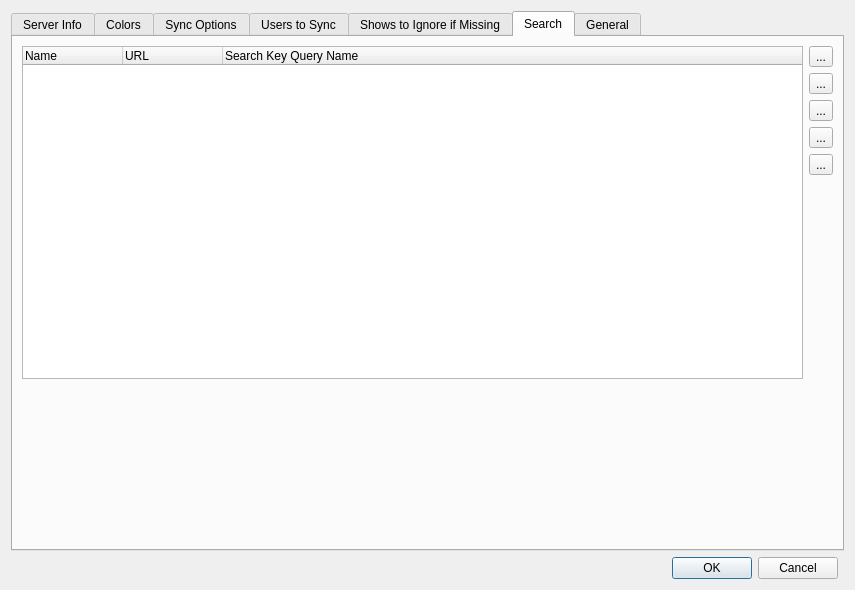
<?xml version="1.0" encoding="UTF-8"?>
<ui version="4.0">
 <class>CSettingsDlg</class>
 <widget class="QDialog" name="CSettingsDlg">
  <property name="geometry">
   <rect>
    <x>0</x>
    <y>0</y>
    <width>855</width>
    <height>590</height>
   </rect>
  </property>
  <property name="windowTitle">
   <string>Settings</string>
  </property>
  <layout class="QGridLayout" name="gridLayout_3">
   <item row="2" column="0" colspan="2">
    <widget class="QTabWidget" name="tabWidget">
     <property name="currentIndex">
      <number>5</number>
     </property>
     <widget class="QWidget" name="serversTab">
      <attribute name="title">
       <string>Server Info</string>
      </attribute>
      <layout class="QGridLayout" name="gridLayout">
       <item row="8" column="1" colspan="2">
        <widget class="QDialogButtonBox" name="serverTestButtonBox">
         <property name="standardButtons">
          <set>QDialogButtonBox::NoButton</set>
         </property>
        </widget>
       </item>
       <item row="5" column="2">
        <spacer name="verticalSpacer_4">
         <property name="orientation">
          <enum>Qt::Vertical</enum>
         </property>
         <property name="sizeHint" stdset="0">
          <size>
           <width>20</width>
           <height>204</height>
          </size>
         </property>
        </spacer>
       </item>
       <item row="7" column="0">
        <spacer name="verticalSpacer">
         <property name="orientation">
          <enum>Qt::Vertical</enum>
         </property>
         <property name="sizeHint" stdset="0">
          <size>
           <width>20</width>
           <height>40</height>
          </size>
         </property>
        </spacer>
       </item>
       <item row="6" column="0" colspan="3">
        <layout class="QHBoxLayout" name="horizontalLayout">
         <item>
          <widget class="QLabel" name="label">
           <property name="text">
            <string>Primary Server:</string>
           </property>
          </widget>
         </item>
         <item>
          <widget class="QComboBox" name="primaryServer">
           <property name="sizePolicy">
            <sizepolicy hsizetype="Preferred" vsizetype="Fixed">
             <horstretch>1</horstretch>
             <verstretch>0</verstretch>
            </sizepolicy>
           </property>
          </widget>
         </item>
        </layout>
       </item>
       <item row="3" column="2">
        <widget class="QToolButton" name="moveServerUp">
         <property name="text">
          <string>...</string>
         </property>
         <property name="icon">
          <iconset resource="EmbySync.qrc">
           <normaloff>:/resources/moveup.png</normaloff>:/resources/moveup.png</iconset>
         </property>
        </widget>
       </item>
       <item row="0" column="2">
        <widget class="QToolButton" name="addServer">
         <property name="text">
          <string>...</string>
         </property>
         <property name="icon">
          <iconset resource="../SABUtils/resources/SABUtils.qrc">
           <normaloff>:/SABUtilsResources/add.png</normaloff>:/SABUtilsResources/add.png</iconset>
         </property>
        </widget>
       </item>
       <item row="1" column="2">
        <widget class="QToolButton" name="delServer">
         <property name="text">
          <string>...</string>
         </property>
         <property name="icon">
          <iconset resource="../SABUtils/resources/SABUtils.qrc">
           <normaloff>:/SABUtilsResources/delete.png</normaloff>:/SABUtilsResources/delete.png</iconset>
         </property>
        </widget>
       </item>
       <item row="4" column="2">
        <widget class="QToolButton" name="moveServerDown">
         <property name="text">
          <string>...</string>
         </property>
         <property name="icon">
          <iconset resource="EmbySync.qrc">
           <normaloff>:/resources/movedown.png</normaloff>:/resources/movedown.png</iconset>
         </property>
        </widget>
       </item>
       <item row="0" column="0" rowspan="6" colspan="2">
        <widget class="QTreeWidget" name="servers">
         <property name="alternatingRowColors">
          <bool>true</bool>
         </property>
         <property name="rootIsDecorated">
          <bool>false</bool>
         </property>
         <property name="expandsOnDoubleClick">
          <bool>false</bool>
         </property>
         <column>
          <property name="text">
           <string>Name</string>
          </property>
         </column>
         <column>
          <property name="text">
           <string>URL</string>
          </property>
         </column>
         <column>
          <property name="text">
           <string>API Key</string>
          </property>
         </column>
        </widget>
       </item>
       <item row="2" column="2">
        <widget class="QToolButton" name="editServer">
         <property name="text">
          <string>...</string>
         </property>
         <property name="icon">
          <iconset resource="../SABUtils/resources/SABUtils.qrc">
           <normaloff>:/SABUtilsResources/edit.png</normaloff>:/SABUtilsResources/edit.png</iconset>
         </property>
        </widget>
       </item>
      </layout>
     </widget>
     <widget class="QWidget" name="colorsTab">
      <attribute name="title">
       <string>Colors</string>
      </attribute>
      <layout class="QFormLayout" name="formLayout">
       <item row="0" column="0">
        <widget class="QLabel" name="mediaSource">
         <property name="text">
          <string>Media has been updated:</string>
         </property>
        </widget>
       </item>
       <item row="0" column="1">
        <widget class="QToolButton" name="mediaSourceColor">
         <property name="text">
          <string>...</string>
         </property>
         <property name="icon">
          <iconset resource="EmbySync.qrc">
           <normaloff>:/resources/colorwheel.png</normaloff>:/resources/colorwheel.png</iconset>
         </property>
        </widget>
       </item>
       <item row="1" column="0">
        <widget class="QLabel" name="mediaDest">
         <property name="text">
          <string>Media will be updated:</string>
         </property>
        </widget>
       </item>
       <item row="1" column="1">
        <widget class="QToolButton" name="mediaDestColor">
         <property name="text">
          <string>...</string>
         </property>
         <property name="icon">
          <iconset resource="EmbySync.qrc">
           <normaloff>:/resources/colorwheel.png</normaloff>:/resources/colorwheel.png</iconset>
         </property>
        </widget>
       </item>
       <item row="2" column="0">
        <widget class="QLabel" name="dataMissing">
         <property name="text">
          <string>Data is missing:</string>
         </property>
        </widget>
       </item>
       <item row="2" column="1">
        <widget class="QToolButton" name="dataMissingColor">
         <property name="text">
          <string>...</string>
         </property>
         <property name="icon">
          <iconset resource="EmbySync.qrc">
           <normaloff>:/resources/colorwheel.png</normaloff>:/resources/colorwheel.png</iconset>
         </property>
        </widget>
       </item>
      </layout>
     </widget>
     <widget class="QWidget" name="syncOptionsTab">
      <attribute name="title">
       <string>Sync Options</string>
      </attribute>
      <layout class="QFormLayout" name="formLayout_2">
       <item row="0" column="0">
        <widget class="QLabel" name="label_5">
         <property name="text">
          <string>Maximum items to download:</string>
         </property>
        </widget>
       </item>
       <item row="0" column="1">
        <widget class="QSpinBox" name="maxItems">
         <property name="wrapping">
          <bool>true</bool>
         </property>
         <property name="specialValueText">
          <string>All Items</string>
         </property>
         <property name="showGroupSeparator" stdset="0">
          <bool>false</bool>
         </property>
         <property name="minimum">
          <number>-1</number>
         </property>
         <property name="maximum">
          <number>10000</number>
         </property>
         <property name="stepType">
          <enum>QAbstractSpinBox::AdaptiveDecimalStepType</enum>
         </property>
         <property name="value">
          <number>-1</number>
         </property>
        </widget>
       </item>
       <item row="1" column="0" colspan="2">
        <widget class="QGroupBox" name="groupBox_3">
         <property name="title">
          <string>Items to Sync:</string>
         </property>
         <layout class="QGridLayout" name="gridLayout_4">
          <item row="3" column="1">
           <widget class="QCheckBox" name="syncMusicVideo">
            <property name="text">
             <string>Music Video</string>
            </property>
           </widget>
          </item>
          <item row="2" column="1">
           <widget class="QCheckBox" name="syncMovie">
            <property name="text">
             <string>Movie</string>
            </property>
           </widget>
          </item>
          <item row="1" column="0">
           <widget class="QCheckBox" name="syncVideo">
            <property name="text">
             <string>Video</string>
            </property>
           </widget>
          </item>
          <item row="4" column="0">
           <widget class="QCheckBox" name="syncGame">
            <property name="text">
             <string>Game</string>
            </property>
           </widget>
          </item>
          <item row="2" column="0">
           <widget class="QCheckBox" name="syncEpisode">
            <property name="text">
             <string>Episode</string>
            </property>
           </widget>
          </item>
          <item row="3" column="0">
           <widget class="QCheckBox" name="syncAdultVideo">
            <property name="text">
             <string>Adult Video</string>
            </property>
           </widget>
          </item>
          <item row="2" column="3">
           <widget class="QCheckBox" name="syncTrailer">
            <property name="text">
             <string>Trailer</string>
            </property>
           </widget>
          </item>
          <item row="0" column="0">
           <widget class="QCheckBox" name="syncAudio">
            <property name="text">
             <string>Audio</string>
            </property>
           </widget>
          </item>
          <item row="5" column="0">
           <widget class="QCheckBox" name="syncBook">
            <property name="text">
             <string>Book</string>
            </property>
           </widget>
          </item>
         </layout>
        </widget>
       </item>
      </layout>
     </widget>
     <widget class="QWidget" name="usersToSyncTab">
      <attribute name="title">
       <string>Users to Sync</string>
      </attribute>
      <layout class="QVBoxLayout" name="verticalLayout_2">
       <item>
        <widget class="QSplitter" name="splitter">
         <property name="orientation">
          <enum>Qt::Vertical</enum>
         </property>
         <widget class="QWidget" name="layoutWidget_1">
          <layout class="QGridLayout" name="gridLayout_5">
           <item row="0" column="0">
            <widget class="QLabel" name="label_7">
             <property name="text">
              <string>The users to sync is ignored in the GUI application.</string>
             </property>
            </widget>
           </item>
           <item row="1" column="0" rowspan="4">
            <widget class="QListWidget" name="usersList">
             <property name="sizePolicy">
              <sizepolicy hsizetype="Expanding" vsizetype="Expanding">
               <horstretch>0</horstretch>
               <verstretch>1</verstretch>
              </sizepolicy>
             </property>
            </widget>
           </item>
           <item row="1" column="1">
            <widget class="QToolButton" name="addUser">
             <property name="text">
              <string>...</string>
             </property>
             <property name="icon">
              <iconset resource="../SABUtils/resources/SABUtils.qrc">
               <normaloff>:/SABUtilsResources/add.png</normaloff>:/SABUtilsResources/add.png</iconset>
             </property>
            </widget>
           </item>
           <item row="2" column="1">
            <widget class="QToolButton" name="delUser">
             <property name="text">
              <string>...</string>
             </property>
             <property name="icon">
              <iconset resource="../SABUtils/resources/SABUtils.qrc">
               <normaloff>:/SABUtilsResources/delete.png</normaloff>:/SABUtilsResources/delete.png</iconset>
             </property>
            </widget>
           </item>
           <item row="3" column="1">
            <widget class="QToolButton" name="editUser">
             <property name="text">
              <string>...</string>
             </property>
             <property name="icon">
              <iconset resource="../SABUtils/resources/SABUtils.qrc">
               <normaloff>:/SABUtilsResources/edit.png</normaloff>:/SABUtilsResources/edit.png</iconset>
             </property>
            </widget>
           </item>
           <item row="4" column="1">
            <spacer name="verticalSpacer_2">
             <property name="orientation">
              <enum>Qt::Vertical</enum>
             </property>
             <property name="sizeHint" stdset="0">
              <size>
               <width>20</width>
               <height>130</height>
              </size>
             </property>
            </spacer>
           </item>
          </layout>
         </widget>
         <widget class="QWidget" name="layoutWidget_2">
          <layout class="QVBoxLayout" name="verticalLayout">
           <item>
            <widget class="QLabel" name="label_6">
             <property name="text">
              <string>Known Users: (Users Highligted in green will be sync'ed)</string>
             </property>
            </widget>
           </item>
           <item>
            <widget class="QTreeWidget" name="knownUsers">
             <property name="sizePolicy">
              <sizepolicy hsizetype="Expanding" vsizetype="Expanding">
               <horstretch>0</horstretch>
               <verstretch>1</verstretch>
              </sizepolicy>
             </property>
             <property name="editTriggers">
              <set>QAbstractItemView::NoEditTriggers</set>
             </property>
             <property name="alternatingRowColors">
              <bool>true</bool>
             </property>
             <attribute name="headerStretchLastSection">
              <bool>true</bool>
             </attribute>
             <column>
              <property name="text">
               <string>Connect ID</string>
              </property>
             </column>
            </widget>
           </item>
          </layout>
         </widget>
        </widget>
       </item>
       <item>
        <spacer name="verticalSpacer_3">
         <property name="orientation">
          <enum>Qt::Vertical</enum>
         </property>
         <property name="sizeHint" stdset="0">
          <size>
           <width>20</width>
           <height>40</height>
          </size>
         </property>
        </spacer>
       </item>
      </layout>
     </widget>
     <widget class="QWidget" name="showsToIgnoreTab">
      <attribute name="title">
       <string>Shows to Ignore if Missing</string>
      </attribute>
      <layout class="QVBoxLayout" name="verticalLayout_4">
       <item>
        <widget class="QSplitter" name="splitter_2">
         <property name="orientation">
          <enum>Qt::Vertical</enum>
         </property>
         <widget class="QWidget" name="layoutWidget_3">
          <layout class="QGridLayout" name="gridLayout_6">
           <item row="0" column="0">
            <widget class="QLabel" name="label_8">
             <property name="text">
              <string>The list of Shows to ignore if they have missing episodes</string>
             </property>
            </widget>
           </item>
           <item row="1" column="0" rowspan="4">
            <widget class="QListWidget" name="showsList">
             <property name="sizePolicy">
              <sizepolicy hsizetype="Expanding" vsizetype="Expanding">
               <horstretch>0</horstretch>
               <verstretch>1</verstretch>
              </sizepolicy>
             </property>
            </widget>
           </item>
           <item row="1" column="1">
            <widget class="QToolButton" name="addShow">
             <property name="text">
              <string>...</string>
             </property>
             <property name="icon">
              <iconset resource="../SABUtils/resources/SABUtils.qrc">
               <normaloff>:/SABUtilsResources/add.png</normaloff>:/SABUtilsResources/add.png</iconset>
             </property>
            </widget>
           </item>
           <item row="2" column="1">
            <widget class="QToolButton" name="delShow">
             <property name="text">
              <string>...</string>
             </property>
             <property name="icon">
              <iconset resource="../SABUtils/resources/SABUtils.qrc">
               <normaloff>:/SABUtilsResources/delete.png</normaloff>:/SABUtilsResources/delete.png</iconset>
             </property>
            </widget>
           </item>
           <item row="3" column="1">
            <widget class="QToolButton" name="editShow">
             <property name="text">
              <string>...</string>
             </property>
             <property name="icon">
              <iconset resource="../SABUtils/resources/SABUtils.qrc">
               <normaloff>:/SABUtilsResources/edit.png</normaloff>:/SABUtilsResources/edit.png</iconset>
             </property>
            </widget>
           </item>
           <item row="4" column="1">
            <spacer name="verticalSpacer_6">
             <property name="orientation">
              <enum>Qt::Vertical</enum>
             </property>
             <property name="sizeHint" stdset="0">
              <size>
               <width>20</width>
               <height>368</height>
              </size>
             </property>
            </spacer>
           </item>
          </layout>
         </widget>
         <widget class="QWidget" name="layoutWidget_4">
          <layout class="QVBoxLayout" name="verticalLayout_3">
           <item>
            <widget class="QLabel" name="label_9">
             <property name="text">
              <string>Known Users: (Users Highligted in red will be ignored)</string>
             </property>
            </widget>
           </item>
           <item>
            <widget class="QTreeWidget" name="knownShows">
             <property name="sizePolicy">
              <sizepolicy hsizetype="Expanding" vsizetype="Expanding">
               <horstretch>0</horstretch>
               <verstretch>1</verstretch>
              </sizepolicy>
             </property>
             <property name="editTriggers">
              <set>QAbstractItemView::NoEditTriggers</set>
             </property>
             <property name="alternatingRowColors">
              <bool>true</bool>
             </property>
             <attribute name="headerStretchLastSection">
              <bool>true</bool>
             </attribute>
             <column>
              <property name="text">
               <string>Show Name</string>
              </property>
             </column>
            </widget>
           </item>
          </layout>
         </widget>
        </widget>
       </item>
       <item>
        <spacer name="verticalSpacer_8">
         <property name="orientation">
          <enum>Qt::Vertical</enum>
         </property>
         <property name="sizeHint" stdset="0">
          <size>
           <width>20</width>
           <height>40</height>
          </size>
         </property>
        </spacer>
       </item>
      </layout>
     </widget>
     <widget class="QWidget" name="searchTab">
      <attribute name="title">
       <string>Search</string>
      </attribute>
      <layout class="QGridLayout" name="gridLayout_7">
       <item row="0" column="0" rowspan="6" colspan="2">
        <widget class="QTreeWidget" name="searchServers">
         <property name="alternatingRowColors">
          <bool>true</bool>
         </property>
         <property name="rootIsDecorated">
          <bool>false</bool>
         </property>
         <property name="expandsOnDoubleClick">
          <bool>false</bool>
         </property>
         <column>
          <property name="text">
           <string>Name</string>
          </property>
         </column>
         <column>
          <property name="text">
           <string>URL</string>
          </property>
         </column>
         <column>
          <property name="text">
           <string>Search Key Query Name</string>
          </property>
         </column>
        </widget>
       </item>
       <item row="0" column="2">
        <widget class="QToolButton" name="addSearchServer">
         <property name="text">
          <string>...</string>
         </property>
         <property name="icon">
          <iconset resource="../SABUtils/resources/SABUtils.qrc">
           <normaloff>:/SABUtilsResources/add.png</normaloff>:/SABUtilsResources/add.png</iconset>
         </property>
        </widget>
       </item>
       <item row="1" column="2">
        <widget class="QToolButton" name="delSearchServer">
         <property name="text">
          <string>...</string>
         </property>
         <property name="icon">
          <iconset resource="../SABUtils/resources/SABUtils.qrc">
           <normaloff>:/SABUtilsResources/delete.png</normaloff>:/SABUtilsResources/delete.png</iconset>
         </property>
        </widget>
       </item>
       <item row="2" column="2">
        <widget class="QToolButton" name="editSearchServer">
         <property name="text">
          <string>...</string>
         </property>
         <property name="icon">
          <iconset resource="../SABUtils/resources/SABUtils.qrc">
           <normaloff>:/SABUtilsResources/edit.png</normaloff>:/SABUtilsResources/edit.png</iconset>
         </property>
        </widget>
       </item>
       <item row="3" column="2">
        <widget class="QToolButton" name="moveSearchServerUp">
         <property name="text">
          <string>...</string>
         </property>
         <property name="icon">
          <iconset resource="EmbySync.qrc">
           <normaloff>:/resources/moveup.png</normaloff>:/resources/moveup.png</iconset>
         </property>
        </widget>
       </item>
       <item row="4" column="2">
        <widget class="QToolButton" name="moveSearchServerDown">
         <property name="text">
          <string>...</string>
         </property>
         <property name="icon">
          <iconset resource="EmbySync.qrc">
           <normaloff>:/resources/movedown.png</normaloff>:/resources/movedown.png</iconset>
         </property>
        </widget>
       </item>
       <item row="5" column="2">
        <spacer name="verticalSpacer_7">
         <property name="orientation">
          <enum>Qt::Vertical</enum>
         </property>
         <property name="sizeHint" stdset="0">
          <size>
           <width>20</width>
           <height>204</height>
          </size>
         </property>
        </spacer>
       </item>
       <item row="6" column="0">
        <spacer name="verticalSpacer_9">
         <property name="orientation">
          <enum>Qt::Vertical</enum>
         </property>
         <property name="sizeHint" stdset="0">
          <size>
           <width>20</width>
           <height>86</height>
          </size>
         </property>
        </spacer>
       </item>
       <item row="7" column="1" colspan="2">
        <widget class="QDialogButtonBox" name="searchServerTestButtonBox">
         <property name="standardButtons">
          <set>QDialogButtonBox::NoButton</set>
         </property>
        </widget>
       </item>
      </layout>
     </widget>
     <widget class="QWidget" name="generalTab">
      <attribute name="title">
       <string>General</string>
      </attribute>
      <layout class="QGridLayout" name="gridLayout_2">
       <item row="0" column="0">
        <widget class="QCheckBox" name="checkForLatest">
         <property name="text">
          <string>Check for latest version?</string>
         </property>
        </widget>
       </item>
       <item row="2" column="0">
        <spacer name="verticalSpacer_5">
         <property name="orientation">
          <enum>Qt::Vertical</enum>
         </property>
         <property name="sizeHint" stdset="0">
          <size>
           <width>20</width>
           <height>40</height>
          </size>
         </property>
        </spacer>
       </item>
       <item row="1" column="0">
        <widget class="QCheckBox" name="loadLastProject">
         <property name="text">
          <string>Load last project on StartUp?</string>
         </property>
        </widget>
       </item>
      </layout>
     </widget>
    </widget>
   </item>
   <item row="3" column="0">
    <widget class="QDialogButtonBox" name="buttonBox">
     <property name="orientation">
      <enum>Qt::Horizontal</enum>
     </property>
     <property name="standardButtons">
      <set>QDialogButtonBox::Cancel|QDialogButtonBox::Ok</set>
     </property>
    </widget>
   </item>
  </layout>
 </widget>
 <tabstops>
  <tabstop>servers</tabstop>
  <tabstop>addServer</tabstop>
  <tabstop>delServer</tabstop>
  <tabstop>editServer</tabstop>
  <tabstop>moveServerUp</tabstop>
  <tabstop>moveServerDown</tabstop>
  <tabstop>primaryServer</tabstop>
  <tabstop>checkForLatest</tabstop>
  <tabstop>loadLastProject</tabstop>
  <tabstop>mediaSourceColor</tabstop>
  <tabstop>mediaDestColor</tabstop>
  <tabstop>usersList</tabstop>
  <tabstop>addUser</tabstop>
  <tabstop>delUser</tabstop>
  <tabstop>editUser</tabstop>
  <tabstop>knownUsers</tabstop>
  <tabstop>tabWidget</tabstop>
  <tabstop>maxItems</tabstop>
  <tabstop>syncAudio</tabstop>
  <tabstop>syncVideo</tabstop>
  <tabstop>syncEpisode</tabstop>
  <tabstop>syncMovie</tabstop>
  <tabstop>syncTrailer</tabstop>
  <tabstop>syncAdultVideo</tabstop>
  <tabstop>syncMusicVideo</tabstop>
  <tabstop>syncGame</tabstop>
  <tabstop>syncBook</tabstop>
  <tabstop>showsList</tabstop>
  <tabstop>addShow</tabstop>
  <tabstop>delShow</tabstop>
  <tabstop>editShow</tabstop>
  <tabstop>knownShows</tabstop>
  <tabstop>dataMissingColor</tabstop>
  <tabstop>searchServers</tabstop>
  <tabstop>addSearchServer</tabstop>
  <tabstop>delSearchServer</tabstop>
  <tabstop>editSearchServer</tabstop>
  <tabstop>moveSearchServerUp</tabstop>
  <tabstop>moveSearchServerDown</tabstop>
 </tabstops>
 <resources>
  <include location="EmbySync.qrc"/>
  <include location="../SABUtils/resources/SABUtils.qrc"/>
 </resources>
 <connections>
  <connection>
   <sender>buttonBox</sender>
   <signal>accepted()</signal>
   <receiver>CSettingsDlg</receiver>
   <slot>accept()</slot>
   <hints>
    <hint type="sourcelabel">
     <x>248</x>
     <y>254</y>
    </hint>
    <hint type="destinationlabel">
     <x>157</x>
     <y>274</y>
    </hint>
   </hints>
  </connection>
  <connection>
   <sender>buttonBox</sender>
   <signal>rejected()</signal>
   <receiver>CSettingsDlg</receiver>
   <slot>reject()</slot>
   <hints>
    <hint type="sourcelabel">
     <x>316</x>
     <y>260</y>
    </hint>
    <hint type="destinationlabel">
     <x>286</x>
     <y>274</y>
    </hint>
   </hints>
  </connection>
 </connections>
</ui>
